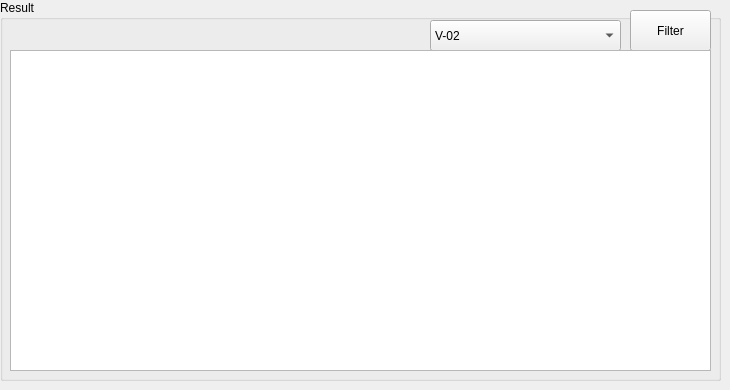
    <widget class="QWidget" name="configuration_tab">
     <attribute name="title">
      <string>Configuration</string>
     </attribute>
     <widget class="QGroupBox" name="groupBox_5">
      <property name="geometry">
       <rect>
        <x>0</x>
        <y>0</y>
        <width>721</width>
        <height>381</height>
       </rect>
      </property>
      <property name="title">
       <string>Result</string>
      </property>
      <widget class="QPushButton" name="load_config_btn">
       <property name="geometry">
        <rect>
         <x>630</x>
         <y>10</y>
         <width>81</width>
         <height>41</height>
        </rect>
       </property>
       <property name="text">
        <string>Filter</string>
       </property>
      </widget>
      <widget class="QComboBox" name="input_eft_machine_2">
       <property name="geometry">
        <rect>
         <x>430</x>
         <y>20</y>
         <width>191</width>
         <height>31</height>
        </rect>
       </property>
       <property name="styleSheet">
        <string notr="true">V-02</string>
       </property>
       <item>
        <property name="text">
         <string>V-02</string>
        </property>
       </item>
       <item>
        <property name="text">
         <string>V-03</string>
        </property>
       </item>
       <item>
        <property name="text">
         <string>V-07</string>
        </property>
       </item>
      </widget>
      <widget class="QTableView" name="table_config">
       <property name="geometry">
        <rect>
         <x>10</x>
         <y>50</y>
         <width>701</width>
         <height>321</height>
        </rect>
       </property>
      </widget>
     </widget>
    </widget>
